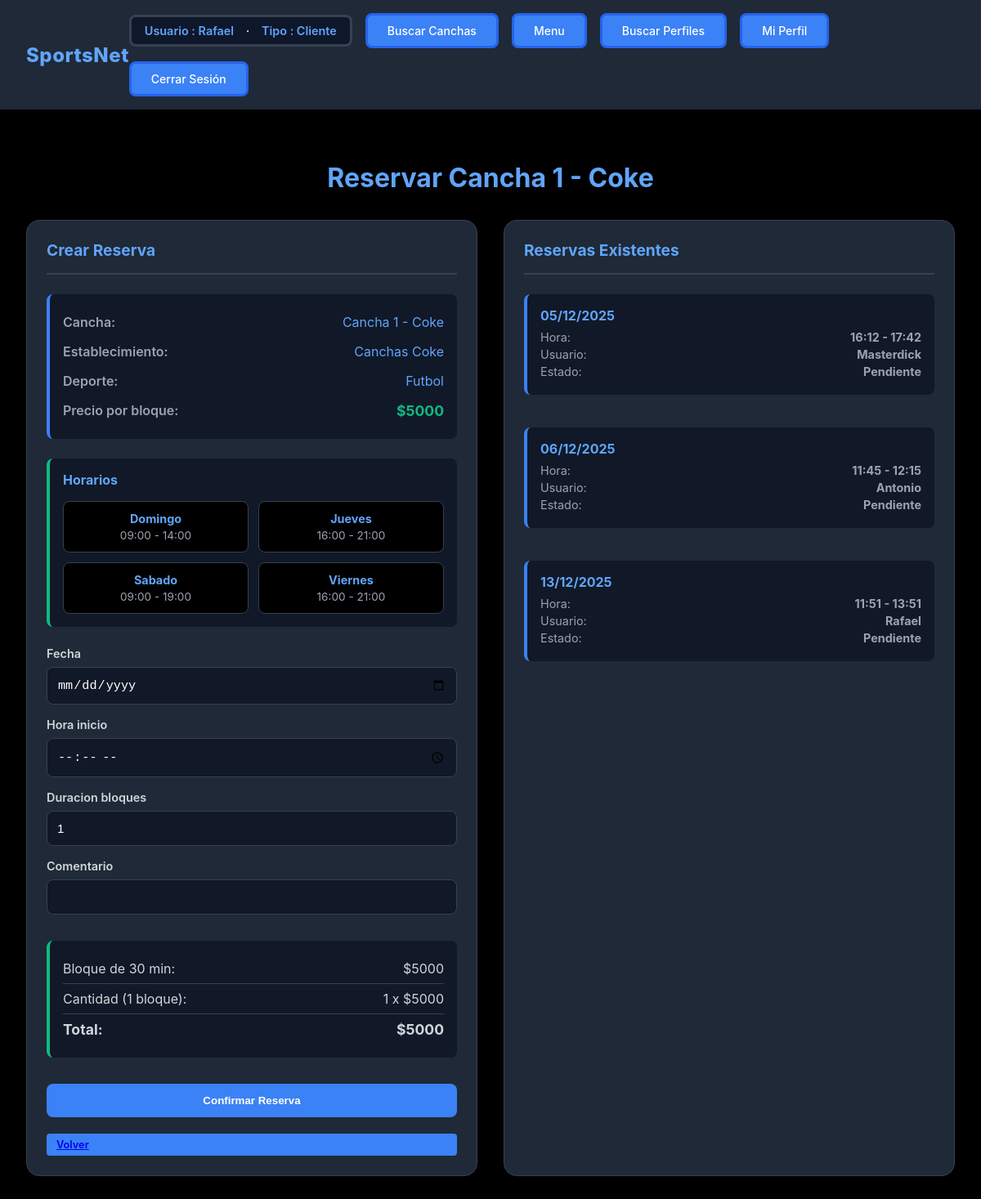
The page /cancha/1/crear/reservas (signed in) on the database as committed earlier.
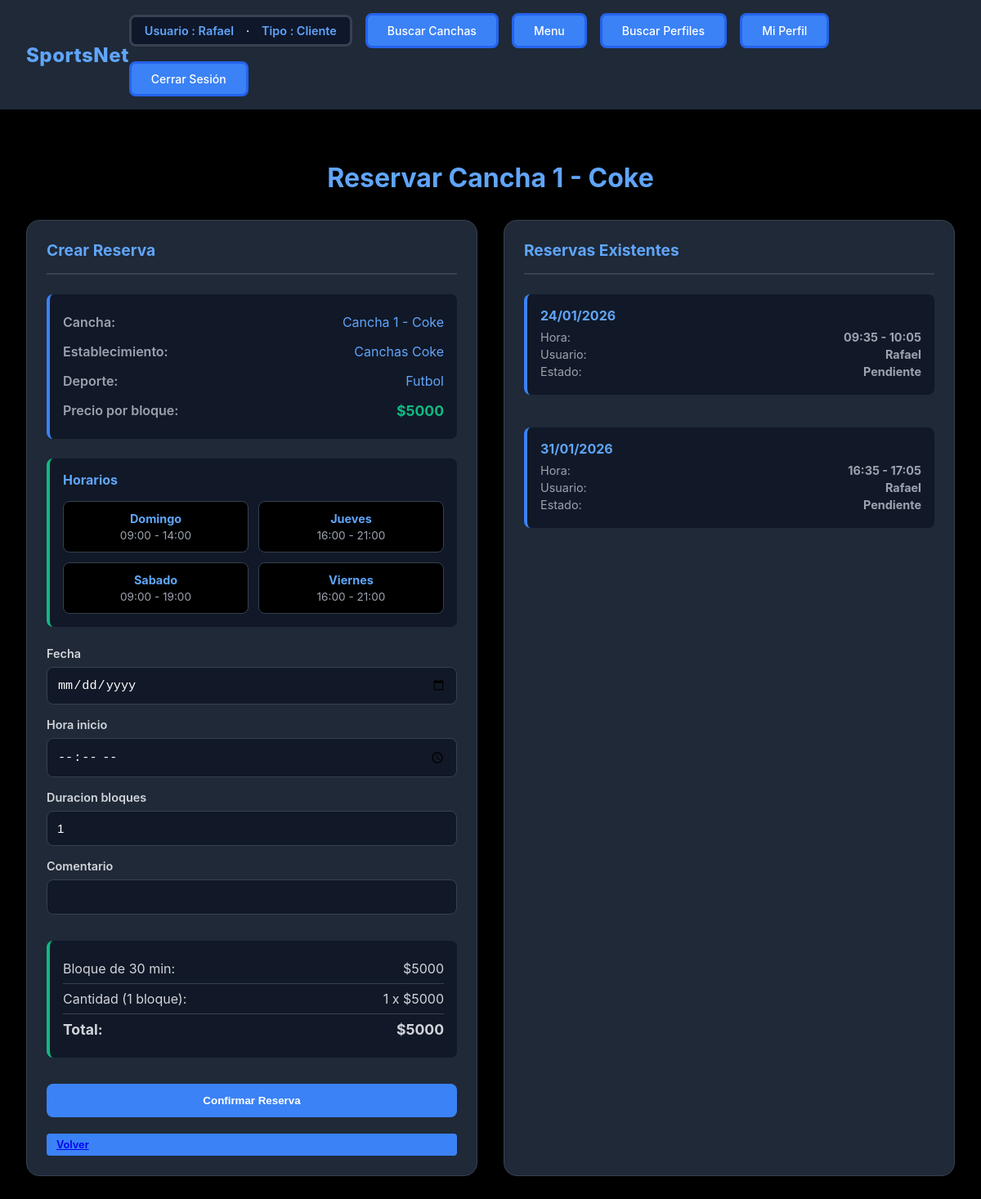
The same page on the database as committed later.
### establecimientos/models.py (models this page shows, shortened)
class HorarioEstablecimiento(models.Model):
    DIAS_SEMANA = [
        ("Lunes","Lunes"),
        ("Martes","Martes"),
        ("Miercoles","Miercoles"),
        ("Jueves","Jueves"),
        ("Viernes","Viernes"),
        ("Sabado","Sabado"),
        ("Domingo","Domingo")
    ]
    establecimiento = models.ForeignKey(Establecimiento, on_delete=models.CASCADE, related_name="horarios")
    dia = models.CharField(max_length=20, choices=DIAS_SEMANA)
    hora_apertura = models.TimeField()
    hora_cierre = models.TimeField()

### reservas/models.py (models this page shows, shortened)
class Reserva (models.Model):
    ESTADOS = [("PENDIENTE","Pendiente"),
               ("CONFIRMADA","Confirmada"),
               ("CANCELADA","Cancelada"),
               ("TERMINADA","Terminada"),
               ("EN_CURSO","En Curso"),
               ]
    cancha = models.ForeignKey(Cancha, on_delete=models.SET_NULL, related_name="reservas",null=True,default="---")
    usuario = models.ForeignKey(Usuario, on_delete=models.CASCADE, related_name="reservas")
    fecha = models.DateField(default=timezone.now,blank=False, null=False)
    hora_inicio = models.TimeField(blank=False, null=False)
    duracion_bloques = models.PositiveIntegerField(default=1,blank=False, null=False )
    estado = models.CharField(max_length=20, choices=ESTADOS, default="PENDIENTE")
    precio_total = models.DecimalField(max_digits=10, decimal_places=0, null=True, blank = True)
    comentario = models.CharField(max_length=100, blank=True, null =True)
    fecha_creacion = models.DateTimeField(auto_now_add=True)
    def hora_fin (self):
        inicio = datetime.combine(self.fecha, self.hora_inicio)
        fin = inicio + timedelta(minutes=self.duracion_bloques*30)
        return fin.time()

### cuentas/models.py (models this page shows, shortened)
class Usuario (AbstractUser):
    email = models.EmailField(unique=True, blank=False, null=False)
    first_name = models.CharField(max_length=150, blank=False)
    last_name = models.CharField(max_length=150, blank=False)
    telefono = models.CharField(max_length=20, blank=False, null=False)
    fecha_nacimiento = models.DateField(blank=False, null=False)

### reservas/views.py (the view)
# urls.py: path("cancha/<int:cancha_id>/crear/reservas", views.crear_reserva , name="crear_reserva"),
@login_required(login_url="cuentas:login_cuenta")
@require_http_methods(["GET", "POST"])
def crear_reserva(request, cancha_id):
    cancha = get_object_or_404(Cancha, id=cancha_id)
    reservas_cancha = Reserva.objects.filter(
        cancha=cancha,
        estado__in=["PENDIENTE", "CONFIRMADA","EN_CURSO"]
    ).select_related("usuario").order_by("fecha", "hora_inicio")
    horarios = HorarioEstablecimiento.objects.filter(
        establecimiento=cancha.establecimiento
    ).order_by('dia')
    if request.method == "POST":
        form = CrearReservaForm(request.POST, cancha=cancha)
        if form.is_valid():
            reserva = form.save(commit=False)
            reserva.cancha = cancha
            reserva.usuario = request.user
            if conflicto_hora(reserva):
                messages.error(request, "Ya existe una reserva en ese horario")
                return render(request, "crear_reserva.html", {
                    "form": form,
                    "cancha": cancha,
                    "reservas_cancha": reservas_cancha,
                    "horarios": horarios,
                })
            reserva.save()
            messages.success(request, "Reserva creada")
            return redirect("cuentas:invitar_a_reserva", reserva_id=reserva.id)
    else:
        form = CrearReservaForm(cancha=cancha)
    for reserva in reservas_cancha:
        reserva.hora_fin = reserva.hora_fin()
    return render(request, "crear_reserva.html", {
        "form": form,
        "cancha": cancha,
        "reservas_cancha": reservas_cancha,
        "horarios": horarios,
    })

### reservas/forms.py (shortened to what this page needs)
class CrearReservaForm(forms.ModelForm):
    class Meta:
        model = Reserva
        fields = ['fecha', 'hora_inicio', 'duracion_bloques', 'comentario']
        widgets = {
            'fecha': forms.DateInput(attrs={'type': 'date'}),
            'hora_inicio': forms.TimeInput(attrs={'type': 'time'}),
        }
    def __init__(self, *args, cancha=None, **kwargs):
        super().__init__(*args, **kwargs)
        self.cancha = cancha

### cuentas/context_processors.py (called while the page is built)
def invitaciones_pendientes(request):
    if request.user.is_authenticated:
        invitacion_pendiente = request.user.received_invitations.filter(
            accepted=False
        ).order_by('-created_at').first()
        return {
            'invitacion_pendiente': invitacion_pendiente
        }
    return {
        'invitacion_pendiente': None
    }

### reservas/templates/crear_reserva.html (shortened to what the changed rows need)
{% extends 'base.html' %}
{% load static %}
{% block extra_css %}
  <link rel="stylesheet" href="{% static 'css/crear_reserva.css' %}">
{% endblock %}
{% block contenido %}
<div class="reserva-container">
  <h1 class="reserva-title">Reservar {{ cancha.nombre }}</h1>
  <div class="contenedor-dos-columnas">
    <div class="columna-formulario">
      <h2 class="seccion-titulo">Crear Reserva</h2>
      {% if horarios %}
        <div class="horarios-disponibles">
          <div class="horarios-grid">
            {% for horario in horarios %}
              <div class="horario-card">
                <div class="horario-dia">{{ horario.get_dia_display }}</div>
                <div class="horario-horas">{{ horario.hora_apertura|time:"H:i" }} - {{ horario.hora_cierre|time:"H:i" }}</div>
              </div>
            {% endfor %}
          </div>
        </div>
      {% endif %}
<br>
    </div>
    <div class="columna-reservas">
      <h2 class="seccion-titulo">Reservas Existentes</h2>
      {% if reservas_cancha %}
        <div class="reservas-lista">
          {% for reserva in reservas_cancha %}
            <div class="cancha-info">
              <div class="reserva-fecha">{{ reserva.fecha|date:"d/m/Y" }}</div>
              <div class="reserva-detalle">
                <span>Hora:</span>
                <strong>{{ reserva.hora_inicio|time:"H:i" }} - {{ reserva.hora_fin|time:"H:i" }}</strong>
              </div>
              <div class="reserva-detalle">
                <span>Usuario:</span>
                <strong>{{ reserva.usuario}}</strong>
              </div>
              <div class="reserva-detalle">
                <span>Estado:</span>
                <strong>{{ reserva.get_estado_display}}</strong>
              </div>
            </div>
          {% endfor %}
        </div>
      {% else %}
        <div class="sin-reservas">
          <p>No se han hecho reservas en esta cancha</p>
        </div>
      {% endif %}
    </div>
  </div>
</div>
{% endblock %}

Rows that differ between the two databases and show on the page:
no longer on this page (row edited): Reserva: fecha "05/12/2025", hora_inicio "16:12", hora_fin "17:42", usuario "Masterdick", estado "Pendiente"
no longer on this page (row edited): Reserva: fecha "06/12/2025", hora_inicio "11:45", hora_fin "12:15", usuario "Antonio", estado "Pendiente"
no longer on this page (row edited): Reserva: fecha "13/12/2025", hora_inicio "11:51", hora_fin "13:51", usuario "Rafael", estado "Pendiente"
added Reserva: fecha "24/01/2026", hora_inicio "09:35", hora_fin "10:05", usuario "Rafael", estado "Pendiente"
added Reserva: fecha "31/01/2026", hora_inicio "16:35", hora_fin "17:05", usuario "Rafael", estado "Pendiente"
